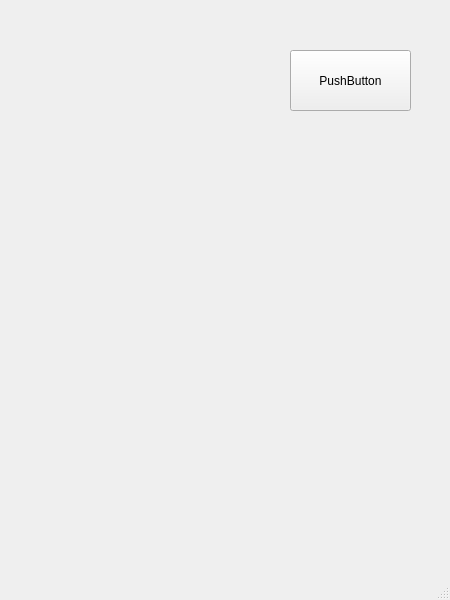
<?xml version="1.0" encoding="UTF-8"?>
<ui version="4.0">
 <class>lesson1</class>
 <widget class="QMainWindow" name="lesson1">
  <property name="geometry">
   <rect>
    <x>0</x>
    <y>0</y>
    <width>450</width>
    <height>600</height>
   </rect>
  </property>
  <property name="windowTitle">
   <string>MainWindow</string>
  </property>
  <widget class="QWidget" name="centralwidget">
   <widget class="QPushButton" name="start">
    <property name="geometry">
     <rect>
      <x>290</x>
      <y>50</y>
      <width>121</width>
      <height>61</height>
     </rect>
    </property>
    <property name="text">
     <string>PushButton</string>
    </property>
   </widget>
  </widget>
  <widget class="QMenuBar" name="menubar">
   <property name="geometry">
    <rect>
     <x>0</x>
     <y>0</y>
     <width>450</width>
     <height>21</height>
    </rect>
   </property>
  </widget>
  <widget class="QStatusBar" name="statusbar"/>
 </widget>
 <resources/>
 <connections/>
</ui>
